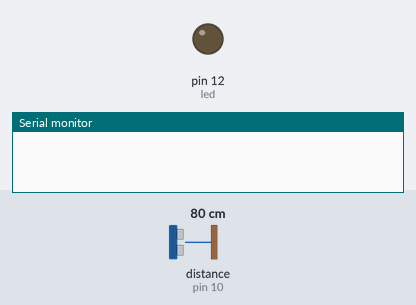
Bench run of a sketch on a simulated Arduino Uno, built with avr-gcc and run on an emulated ATmega328P. Parts: output pins drawn as LEDs (lit = HIGH), the last lines printed to the serial monitor. The inputs (shaded band) are chosen by the test bench; at power-on: distance to the obstacle (sensor on pin 10) 80 cm.

Above: at 1.2 s.
1.3 s: distance to the obstacle (sensor on pin 10) set to 17 cm
2.8 s: distance to the obstacle (sensor on pin 10) set to 13 cm
At 3.5 s:
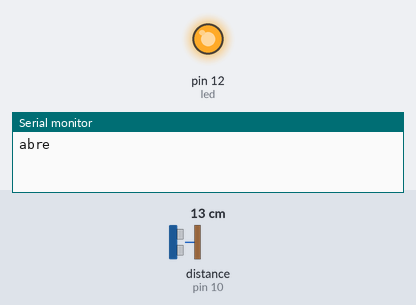
4.4 s: distance to the obstacle (sensor on pin 10) set to 18 cm
At 5.9 s:
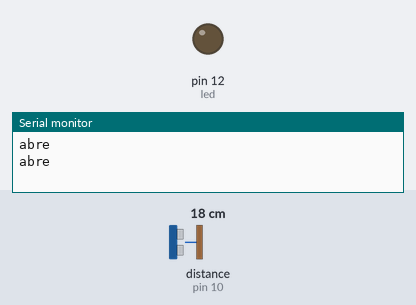
6.7 s: distance to the obstacle (sensor on pin 10) set to 2 cm
At 7.6 s:
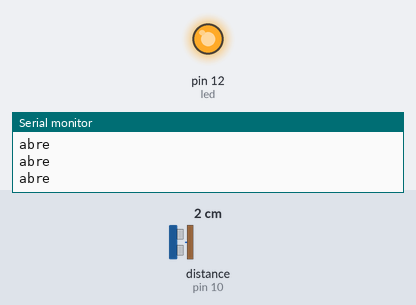
Timing chart, 0 to 9.3 s (numbered marks = the images above; inputs shaded):
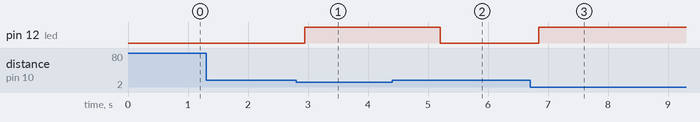

Measured:
- the behaviour switches between 15 and 14 cm on distance to the obstacle (sensor on pin 10) (found by bisection; images 0 and 1)
- after the input at 1.3 s, every drawn part: stays the same
- after the input at 2.8 s, pin 12 (led): LOW → HIGH after 0.15 s
- after the input at 4.4 s, pin 12 (led): HIGH → LOW after 0.80 s
- after the input at 6.7 s, pin 12 (led): LOW → HIGH after 0.15 s

The sketch:

detectar-pilha.ino
```cpp
#include <Ultrasonic.h>

Ultrasonic ultrasonic(8, 10);
int distance;
int led = 12;

void setup() {
  Serial.begin(9600);
  pinMode(led, OUTPUT);
}

void loop() {
  distance = ultrasonic.read();

  delay(125);

  if (distance < 15) {
    digitalWrite(led, HIGH);
    Serial.println("abre");
    delay(1000);
  } else {
    digitalWrite(led, LOW);
  }
}
```
